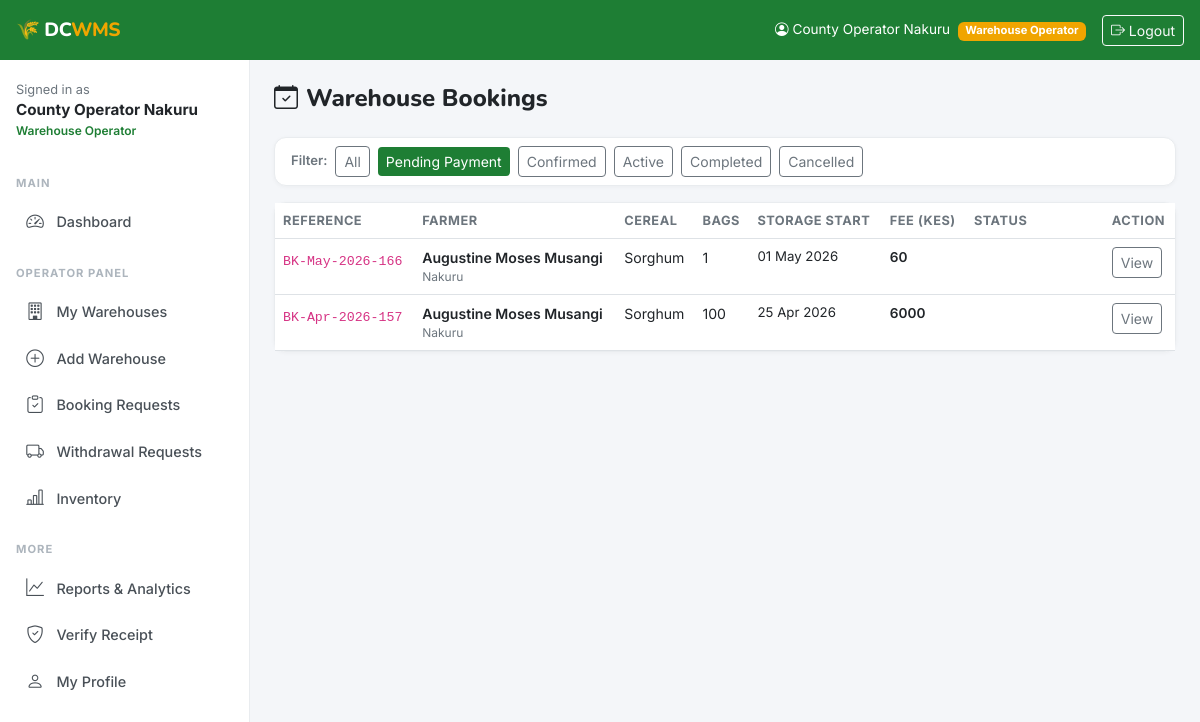
Page /bookings/?status=pending_payment (signed in) on the earlier database version.
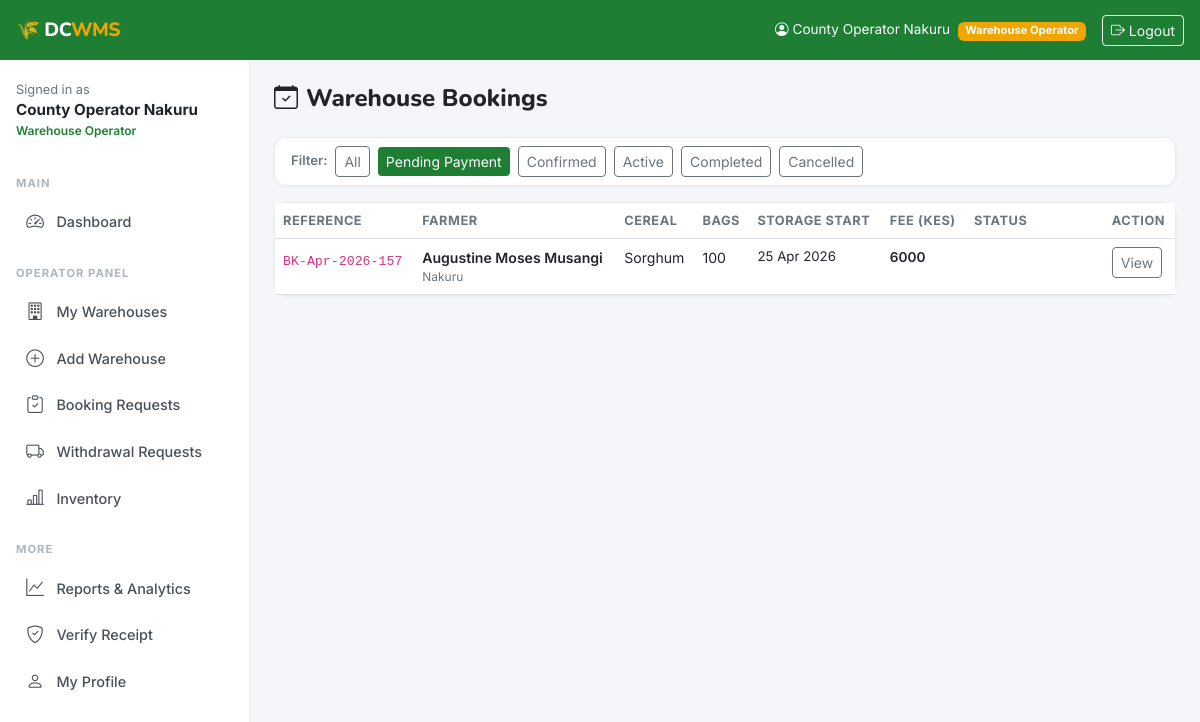
Same page on the later database version.
### bookings/models.py (models this page shows, shortened)
class Booking(models.Model):
    STATUS_PENDING_PAYMENT = 'pending_payment'
    STATUS_CONFIRMED = 'confirmed'
    STATUS_ACTIVE = 'active'
    STATUS_COMPLETED = 'completed'
    STATUS_CANCELLED = 'cancelled'
    STATUS_CHOICES = [
        (STATUS_PENDING_PAYMENT, 'Pending Payment'),
        (STATUS_CONFIRMED, 'Confirmed'),
        (STATUS_ACTIVE, 'Active'),
        (STATUS_COMPLETED, 'Completed'),
        (STATUS_CANCELLED, 'Cancelled'),
    ]
    CEREAL_CHOICES = [
        ('maize', 'Maize'), ('wheat', 'Wheat'), ('sorghum', 'Sorghum'),
        ('millet', 'Millet'), ('barley', 'Barley'), ('rice', 'Rice'),
        ('beans', 'Beans'), ('peas', 'Peas'), ('other', 'Other'),
    ]
    booking_reference = models.CharField(max_length=20, unique=True, editable=False)
    farmer = models.ForeignKey(
        settings.AUTH_USER_MODEL, on_delete=models.CASCADE,
        related_name='bookings', limit_choices_to={'role': 'farmer'}
    )
    warehouse = models.ForeignKey(
        'warehouses.Warehouse', on_delete=models.CASCADE, related_name='bookings'
    )
    cereal_type = models.CharField(max_length=30, choices=CEREAL_CHOICES, default='maize')
    quantity_bags = models.IntegerField(
        validators=[MinValueValidator(1)],
        help_text="Number of 90kg bags"
    )
    quantity_mt = models.DecimalField(
        max_digits=8, decimal_places=3,
        help_text="Weight in metric tonnes (auto-calculated)"
    )
    storage_start_date = models.DateField()
    storage_end_date = models.DateField()
    total_fee_kes = models.DecimalField(max_digits=12, decimal_places=2, default=0)
    status = models.CharField(max_length=20, choices=STATUS_CHOICES, default=STATUS_PENDING_PAYMENT)
    farmer_notes = models.TextField(blank=True)
    created_at = models.DateTimeField(auto_now_add=True)
    updated_at = models.DateTimeField(auto_now=True)
    class Meta:
        ordering = ['-created_at']
    @property
    def booking_ref_human(self):
        return self.booking_reference or 'BK-UNKNOWN'

### accounts/models.py (models this page shows, shortened)
class User(AbstractUser):
    ROLE_FARMER = 'farmer'
    ROLE_OPERATOR = 'operator'
    ROLE_ADMIN = 'admin'
    ROLE_CHOICES = [
        (ROLE_FARMER, 'Farmer'),
        (ROLE_OPERATOR, 'Warehouse Operator'),
        (ROLE_ADMIN, 'Admin'),
    ]
    role = models.CharField(max_length=20, choices=ROLE_CHOICES, default=ROLE_FARMER)
    phone_number = models.CharField(max_length=15, blank=True)
    national_id = models.CharField(max_length=20, blank=True, unique=True, null=True)
    county = models.CharField(max_length=100, blank=True)
    sub_county = models.CharField(max_length=100, blank=True)
    village = models.CharField(max_length=100, blank=True)
    profile_photo = models.ImageField(upload_to='profiles/', blank=True, null=True)
    is_verified = models.BooleanField(default=False)
    created_at = models.DateTimeField(auto_now_add=True)
    updated_at = models.DateTimeField(auto_now=True)
    class Meta:
        verbose_name = 'User'
        verbose_name_plural = 'Users'
    @property
    def is_farmer(self):
        return self.role == self.ROLE_FARMER
    @property
    def is_operator(self):
        return self.role == self.ROLE_OPERATOR
    @property
    def is_admin_user(self):
        return self.role == self.ROLE_ADMIN or self.is_superuser

### bookings/views.py (the view)
# urls.py: path('', views.booking_list, name='list'),
@login_required
def booking_list(request):
    user = request.user
    if user.is_farmer:
        bookings = Booking.objects.filter(farmer=user).order_by('-created_at')
        title = "My Bookings"
    elif user.is_operator:
        bookings = Booking.objects.filter(warehouse__operator=user).order_by('-created_at')
        title = "Warehouse Bookings"
    else:
        bookings = Booking.objects.all().order_by('-created_at')
        title = "All Bookings"
    status_filter = request.GET.get('status', '')
    if status_filter:
        bookings = bookings.filter(status=status_filter)
    return render(request, 'bookings/list.html', {
        'bookings': bookings,
        'title': title,
        'status_filter': status_filter,
        'STATUS_CHOICES': Booking.STATUS_CHOICES,
    })

### templates/bookings/list.html (shortened to what this page needs)
{% extends 'base.html' %}
{% block content %}
<div class="d-flex justify-content-between align-items-center mb-4">
  <h4 class="mb-0" style="font-family:'Nunito',sans-serif;font-weight:800;">
    <i class="bi bi-calendar-check me-2"></i>{{ title }}
  </h4>
</div>
<div class="card mb-3">
  <div class="card-body py-2">
    <div class="d-flex gap-2 flex-wrap align-items-center">
      <span style="font-size:.82rem;font-weight:600;color:#6c757d;">Filter:</span>
      <a href="?" class="btn btn-sm {% if not status_filter %}btn-green{% else %}btn-outline-secondary{% endif %}">All</a>
      {% for val, label in STATUS_CHOICES %}
        <a href="?status={{ val }}" class="btn btn-sm {% if status_filter == val %}btn-green{% else %}btn-outline-secondary{% endif %}">
          {{ label }}
        </a>
      {% endfor %}
    </div>
  </div>
</div>
<div class="card">
  <div class="card-body p-0">
    {% if bookings %}
    <div class="table-responsive">
      <table class="table mb-0">
        <thead><tr>
          <th>Reference</th>
          <th>{% if user.is_operator %}Farmer{% else %}Warehouse{% endif %}</th>
          <th>Cereal</th>
          <th>Bags</th>
          <th>Storage Start</th>
          <th>Fee (KES)</th>
          <th>Status</th>
          <th>Action</th>
        </tr></thead>
        <tbody>
          {% for b in bookings %}
          <tr>
            <td><code style="font-size:.83rem;">{{ b.booking_ref_human }}</code></td>
            <td>
              {% if user.is_operator %}
                <div style="font-weight:600;font-size:.88rem;">{{ b.farmer.get_full_name }}</div>
                <div style="font-size:.75rem;color:#6c757d;">{{ b.farmer.county }}</div>
              {% else %}
                <div style="font-weight:600;font-size:.88rem;">{{ b.warehouse.name }}</div>
                <div style="font-size:.75rem;color:#6c757d;">{{ b.warehouse.county }}</div>
              {% endif %}
            </td>
            <td class="text-capitalize" style="font-size:.88rem;">{{ b.cereal_type }}</td>
            <td style="font-size:.88rem;">{{ b.quantity_bags }}</td>
            <td style="font-size:.83rem;">{{ b.storage_start_date|date:"d M Y" }}</td>
            <td style="font-size:.85rem;font-weight:600;">{{ b.total_fee_kes|floatformat:0 }}</td>
            <td><span class="badge badge-{{ b.status }} rounded-pill">{{ b.get_status_display }}</span></td>
            <td>
              <a href="{% url 'bookings:detail' b.pk %}" class="btn btn-sm btn-outline-secondary">
                {% if user.is_operator and b.status == 'pending' %}Review{% else %}View{% endif %}
              </a>
            </td>
          </tr>
          {% endfor %}
        </tbody>
      </table>
    </div>
    {% else %}
      <div class="text-center py-5 text-muted">
        <i class="bi bi-calendar-x" style="font-size:2.5rem;display:block;margin-bottom:.5rem;"></i>
        No bookings found.
        {% if user.is_farmer %}<br><a href="{% url 'warehouses:finder' %}">Find a warehouse to book storage</a>{% endif %}
      </div>
    {% endif %}
  </div>
</div>
{% endblock %}

Differences in the rows shown:
no longer on this page (row edited): Booking: booking_ref_human "BK-May-2026-166", farmer.get_full_name "Augustine Moses Musangi", farmer.county "Nakuru", cereal_type "Sorghum", quantity_bags "1", storage_start_date "01 May 2026", total_fee_kes "60", status "View"
